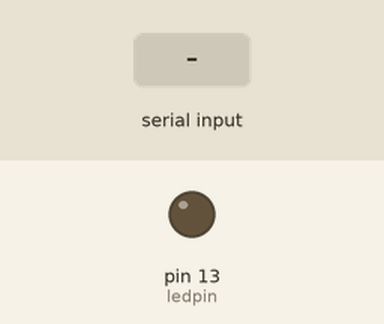
Bench run of a sketch on a simulated Arduino Uno, built with avr-gcc and run on an emulated ATmega328P. On the bench: output pins drawn as LEDs (lit = HIGH). The test bench sets the inputs (shaded band).

Above: at 1.2 s.
1.3 s: "1" received over the second serial link
At 1.8 s:
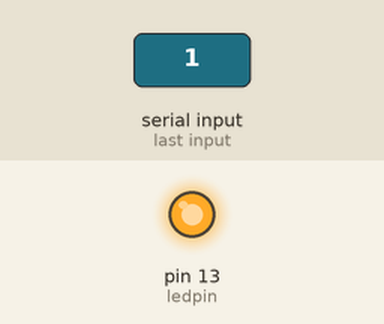
2.8 s: "0" received over the second serial link
At 3.4 s:
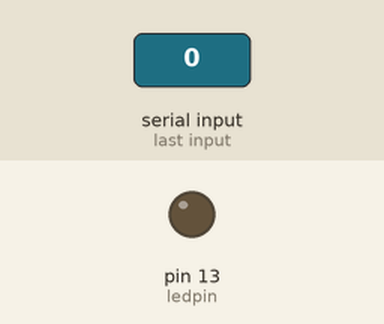
Timing chart, 0 to 5.8 s (numbered marks = the images above; inputs shaded):
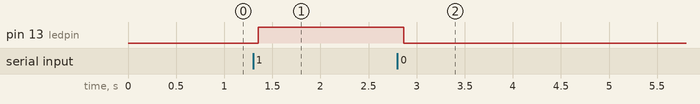

The sketch:

Bluetooth_m_j.ino
```cpp
#include <SoftwareSerial.h>// import the serial library

SoftwareSerial mojserial(10, 11); // RX, TX
int ledpin=13; // led on D13 will show blink on / off
int BluetoothData; // the data given from Computer

void setup() {
  // put your setup code here, to run once:
  mojserial.begin(9600);
  mojserial.println("Aby wlaczyc diode wpisz 1 lub 0 aby ja wylaczyc");
  pinMode(ledpin,OUTPUT);
}

void loop() {
  // put your main code here, to run repeatedly:
   if (mojserial.available()){
BluetoothData=mojserial.read();
   if(BluetoothData=='1'){   // if number 1 pressed ....
   digitalWrite(ledpin,1);
   mojserial.println("LED On ! ");
   }
  if (BluetoothData=='0'){// if number 0 pressed ....
  digitalWrite(ledpin,0);
   mojserial.println("LED Off ! ");
  }
}
delay(100);
}
```

Measured:
- after the input at 1.3 s, pin 13 (ledpin): LOW → HIGH after 0.05 s
- after the input at 2.8 s, pin 13 (ledpin): HIGH → LOW after 0.06 s
